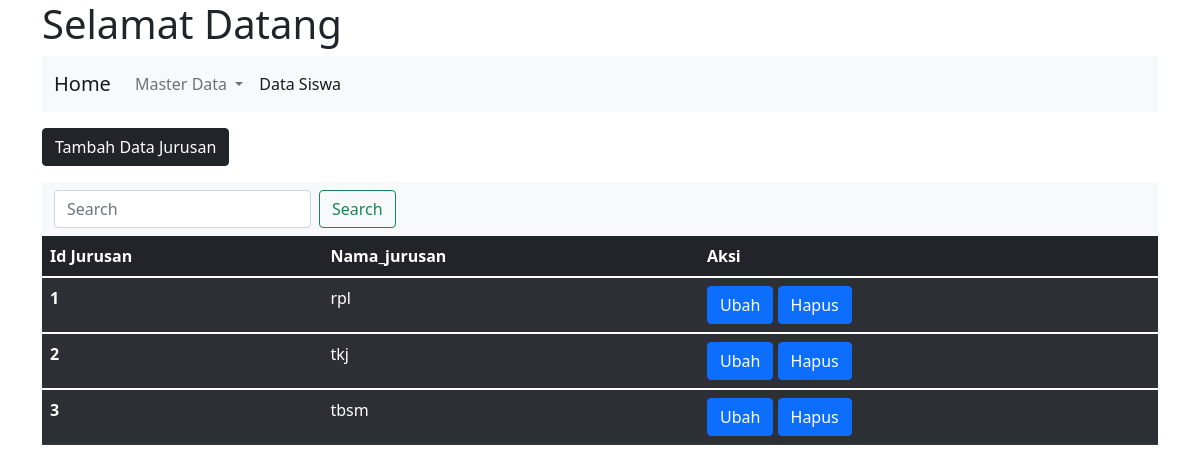
Page /jurusan/jurusan.php on the committed database.
### tables this page shows
CREATE TABLE `jurusan` (
  `id_jurusan` int(11) NOT NULL,
  `Nama_jurusan` varchar(50) NOT NULL
);

### function/function_jurusan.php (called while the page is built, shortened)
<?php require "../koneksi.php";
    function query($query){
        global $db;
        $result=mysqli_query($db,$query);
        $rows =[];
            while($row = mysqli_fetch_assoc($result)){
                $rows[] =$row;
           }
           return $rows;
    }
?>

### jurusan/jurusan.php (the view, shortened to what this page needs)
<?php
require "../koneksi.php";
require "../function/function_jurusan.php";
$jurusan=query("SELECT*FROM jurusan");
?>
<!doctype html>
<html lang="en">
  <head>
    <link href="../asset/css/bootstrap.min.css" rel="stylesheet">
  </head>
  <body>
    <div class="container">
  <h1>Selamat Datang</h1>
    <nav class="navbar navbar-expand-lg navbar-light bg-light">
  <div class="container-fluid">
    <a class="navbar-brand" href="../index.php">Home</a>
    <div class="collapse navbar-collapse" id="navbarNavDropdown">
      <ul class="navbar-nav">
        <li class="nav-item dropdown">
          <a class="nav-link dropdown-toggle" href="#" id="navbarDropdownMenuLink" role="button" data-bs-toggle="dropdown" aria-expanded="false">
            Master Data
          </a>
          <li class="nav-item">
          <a class="nav-link active" href="../siswa/siswa.php">Data Siswa</a>
        </li>
        </li>
      </ul>
    </div>
  </div>
</nav>
<a class="btn mt-3 mb-3  btn-dark" href="tambah_jurusan.php" role="button">Tambah Data Jurusan</a>
<nav class="navbar navbar-light bg-light">
  <div class="container-fluid">
    <form class="d-flex" action="" method="post">
      <input class="form-control me-2" type="text" name="keyword" placeholder="Search" aria-label="Search">
      <button class="btn btn-outline-success" type="submit" name="cari">Search</button>
    </form>
  </div>
</nav>
<table  class="table table-dark table-striped">
  <thead>
      <?php $i = 1; ?>
    <tr class="table-dark">
      <th scope="col">Id Jurusan</th>
      <th scope="col">Nama_jurusan</th>
      <th scope="col">Aksi</th>
    </tr>
  </thead>
  <?php foreach ($jurusan as $s): ?>
  <tbody>
    <tr>
      <th scope="row"><?php echo $i; ?></th>
      <td><?= $s ["Nama_jurusan"]; ?></td>
        <td><a class="btn btn-primary" href="ubah_jurusan.php?id=<?=$s["id_jurusan"];?>" role="button">Ubah</a>
            <a class="btn btn-primary" href="hapus_jurusan.php?id=<?=$s["id_jurusan"];?>" role="button">Hapus</a></td>
  </tbody>
    <?php $i++; ?>
    <?php endforeach;?>
</table>
</div>
  </body>
</html>

### rows in the picture
jurusan: Nama_jurusan "rpl"
jurusan: Nama_jurusan "tkj"
jurusan: Nama_jurusan "tbsm"
